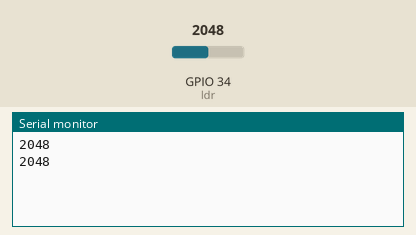
A sketch run on a simulated ESP32. Shown: the last lines printed to the serial monitor. The test bench sets the inputs (shaded band); at power-on: GPIO 34 (ldr) = 2048.

Above: at 1.8 s.
1.9 s: GPIO 34 (ldr) set to 2866
At 2.8 s:
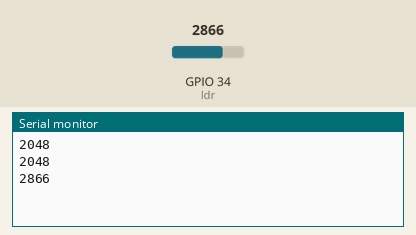
3.4 s: GPIO 34 (ldr) set to 3603
At 4.8 s:
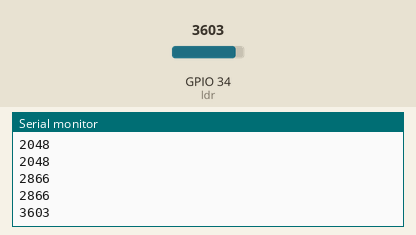
Timing chart, 0 to 6.4 s (numbered marks = the images above; inputs shaded):
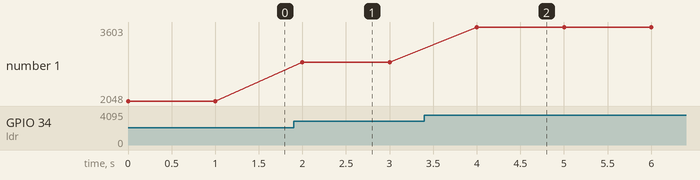

The sketch:

ideaSTEAM_percobaan6.0.ino
```cpp
#define ldr 34

int cahaya = 0;

void setup() {
  Serial.begin(115200);
}

void loop() {
  cahaya = analogRead(ldr);
  Serial.println(cahaya);
  delay(1000);
}
```

Measured:
- after the input at 1.9 s, the serial monitor: prints a new line after 0.10 s (image 1)
- after the input at 3.4 s, the serial monitor: prints a new line after 0.60 s (image 2)
- plotted number 1: 2048 → 2866 after the input at 1.9 s, 2866 → 3603 after the input at 3.4 s
